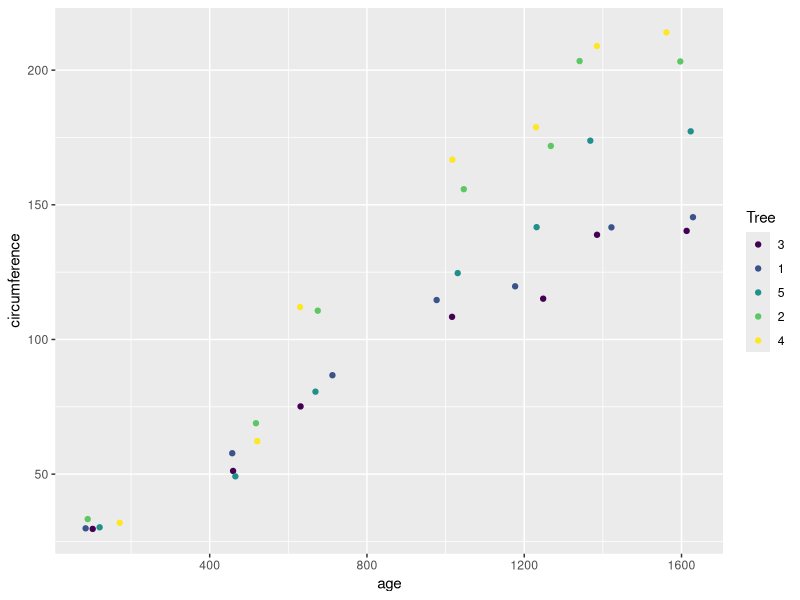

Reproduce this figure in R.
## ---- chunk 1
knitr::opts_chunk$set(echo = TRUE)
## ---- chunk 2
summary(Orange)
## ---- chunk 3
library(ggplot2)
p <- ggplot(Orange, aes(age, circumference, color=Tree))
p + geom_jitter() 
